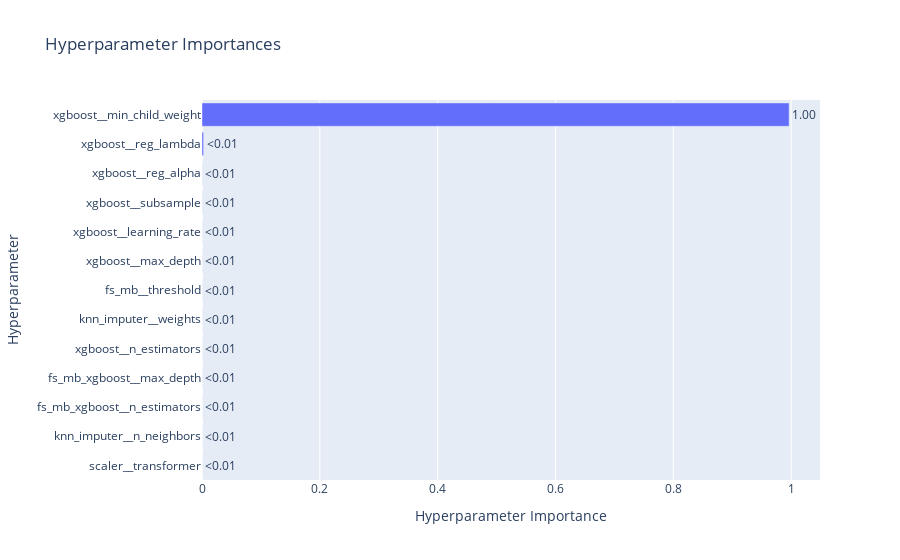

Source (notebook cell):
### Code cell
# Plot the parameter importance
fig = optuna_visualization.plot_param_importances(study)
fig.show()

### Figure 1 — Plotly figure (JSON) as saved in the notebook; plotly's stock layout.template omitted (floating-point values rounded to 4 significant figures)
{"data": [{"cliponaxis": false, "hovertemplate": ["scaler__transformer (CategoricalDistribution): 4.371553227068812e-06<extra></extra>", "knn_imputer__n_neighbors (IntDistribution): 7.132478958077418e-06<extra></extra>", "fs_mb_xgboost__n_estimators (IntDistribution): 1.8250448775982616e-05<extra></extra>", "fs_mb_xgboost__max_depth (IntDistribution): 2.8979691979448996e-05<extra></extra>", "xgboost__n_estimators (IntDistribution): 4.16734490814305e-05<extra></extra>", "knn_imputer__weights (CategoricalDistribution): 6.935637574573085e-05<extra></extra>", "fs_mb__threshold (FloatDistribution): 7.400448107528526e-05<extra></extra>", "xgboost__max_depth (IntDistribution): 9.140949630421839e-05<extra></extra>", "xgboost__learning_rate (FloatDistribution): 0.000102807744686566<extra></extra>", "xgboost__subsample (FloatDistribution): 0.00020065451223225976<extra></extra>", "xgboost__reg_alpha (FloatDistribution): 0.0002120749508418214<extra></extra>", "xgboost__reg_lambda (FloatDistribution): 0.0026774475102098426<extra></extra>", "xgboost__min_child_weight (IntDistribution): 0.9964718373068823<extra></extra>"], "name": "Objective Value", "orientation": "h", "text": ["<0.01", "<0.01", "<0.01", "<0.01", "<0.01", "<0.01", "<0.01", "<0.01", "<0.01", "<0.01", "<0.01", "<0.01", "1.00"], "textposition": "outside", "type": "bar", "x": [4.372e-06, 7.132e-06, 1.825e-05, 2.898e-05, 4.167e-05, 6.936e-05, 7.4e-05, 9.141e-05, 0.0001028, 0.0002007, 0.0002121, 0.002677, 0.9965], "y": ["scaler__transformer", "knn_imputer__n_neighbors", "fs_mb_xgboost__n_estimators", "fs_mb_xgboost__max_depth", "xgboost__n_estimators", "knn_imputer__weights", "fs_mb__threshold", "xgboost__max_depth", "xgboost__learning_rate", "xgboost__subsample", "xgboost__reg_alpha", "xgboost__reg_lambda", "xgboost__min_child_weight"]}], "layout": {"title": {"text": "Hyperparameter Importances"}, "xaxis": {"title": {"text": "Hyperparameter Importance"}}, "yaxis": {"title": {"text": "Hyperparameter"}}}}
